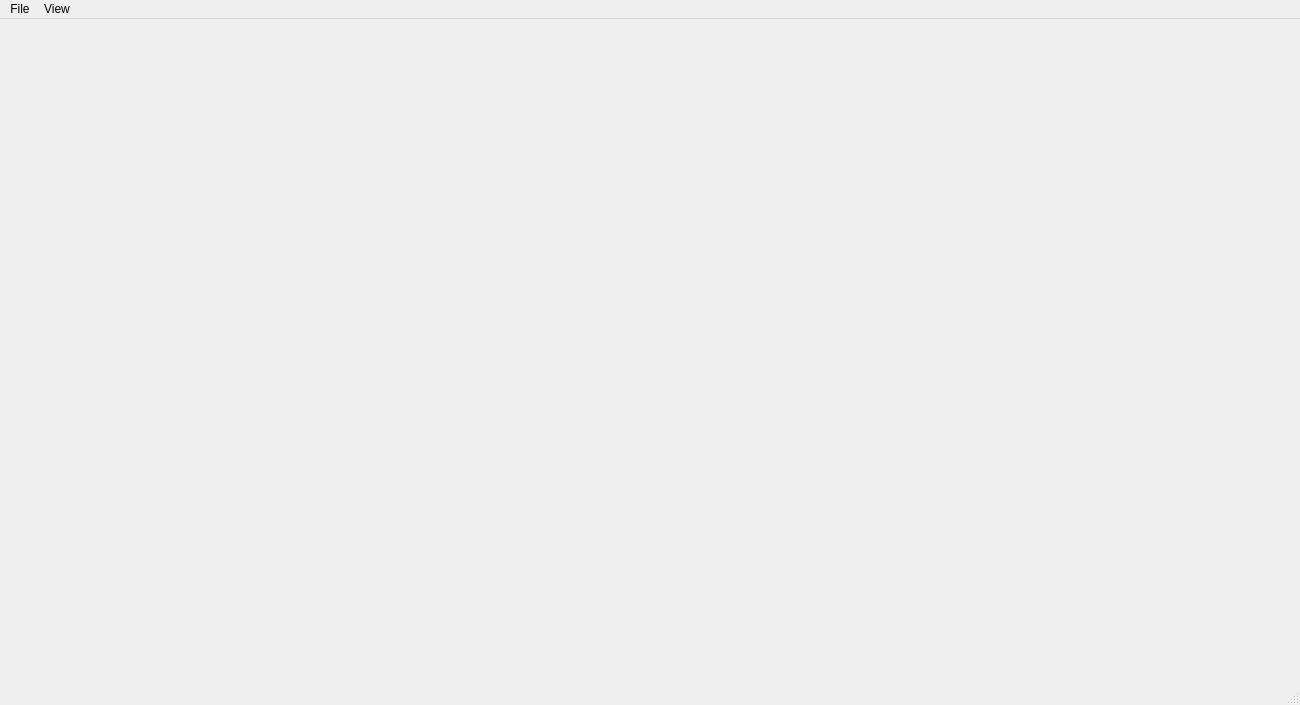
<?xml version="1.0" encoding="UTF-8"?>
<ui version="4.0">
 <class>MainWindow</class>
 <widget class="QMainWindow" name="MainWindow">
  <property name="geometry">
   <rect>
    <x>0</x>
    <y>0</y>
    <width>1300</width>
    <height>705</height>
   </rect>
  </property>
  <property name="sizePolicy">
   <sizepolicy hsizetype="Maximum" vsizetype="Maximum">
    <horstretch>0</horstretch>
    <verstretch>0</verstretch>
   </sizepolicy>
  </property>
  <property name="windowTitle">
   <string>ChuaViz 0.5</string>
  </property>
  <property name="styleSheet">
   <string notr="true">QGroupBox,QLabel {
font-size:10.5pt;
}</string>
  </property>
  <widget class="QWidget" name="centralWidget">
   <widget class="QStackedWidget" name="stackedWidget">
    <property name="geometry">
     <rect>
      <x>0</x>
      <y>10</y>
      <width>1300</width>
      <height>659</height>
     </rect>
    </property>
    <property name="sizePolicy">
     <sizepolicy hsizetype="Preferred" vsizetype="Preferred">
      <horstretch>0</horstretch>
      <verstretch>0</verstretch>
     </sizepolicy>
    </property>
    <widget class="TrajectoryWidget" name="trajectory"/>
    <widget class="CrossSectionWidget" name="crosssection"/>
   </widget>
  </widget>
  <widget class="QStatusBar" name="statusBar"/>
  <widget class="QMenuBar" name="menuBar">
   <property name="geometry">
    <rect>
     <x>0</x>
     <y>0</y>
     <width>1300</width>
     <height>19</height>
    </rect>
   </property>
   <widget class="QMenu" name="menuS_bo">
    <property name="title">
     <string>File</string>
    </property>
    <addaction name="separator"/>
    <addaction name="actionLoad_parameters"/>
    <addaction name="actionSave_parameters"/>
    <addaction name="separator"/>
    <addaction name="actionExport_to_CSV"/>
    <addaction name="actionExport_to_PLY"/>
    <addaction name="separator"/>
    <addaction name="actionExit"/>
   </widget>
   <widget class="QMenu" name="menuView">
    <property name="title">
     <string>View</string>
    </property>
    <addaction name="actionTrajectory"/>
    <addaction name="actionCrossSection"/>
   </widget>
   <addaction name="menuS_bo"/>
   <addaction name="menuView"/>
  </widget>
  <action name="actionLoad_parameters">
   <property name="checkable">
    <bool>false</bool>
   </property>
   <property name="text">
    <string>Load parameters</string>
   </property>
   <property name="shortcut">
    <string>Ctrl+O</string>
   </property>
  </action>
  <action name="actionSave_parameters">
   <property name="text">
    <string>Save parameters</string>
   </property>
   <property name="shortcut">
    <string>Ctrl+S</string>
   </property>
  </action>
  <action name="actionExport_to_CSV">
   <property name="text">
    <string>Export to CSV</string>
   </property>
   <property name="shortcut">
    <string>Ctrl+E</string>
   </property>
  </action>
  <action name="actionExport_to_PLY">
   <property name="text">
    <string>Export to PLY</string>
   </property>
  </action>
  <action name="actionExit">
   <property name="text">
    <string>Exit</string>
   </property>
   <property name="shortcut">
    <string>Esc</string>
   </property>
   <property name="menuRole">
    <enum>QAction::QuitRole</enum>
   </property>
  </action>
  <action name="actionTrajectory">
   <property name="text">
    <string>Trajectory</string>
   </property>
  </action>
  <action name="actionCrossSection">
   <property name="text">
    <string>Cross section</string>
   </property>
  </action>
 </widget>
 <layoutdefault spacing="6" margin="11"/>
 <customwidgets>
  <customwidget>
   <class>CrossSectionWidget</class>
   <extends>QWidget</extends>
   <header>widgets/crosssectionwidget.h</header>
   <container>1</container>
  </customwidget>
  <customwidget>
   <class>TrajectoryWidget</class>
   <extends>QWidget</extends>
   <header>widgets/trajectorywidget.h</header>
   <container>1</container>
  </customwidget>
 </customwidgets>
 <resources/>
 <connections/>
</ui>
